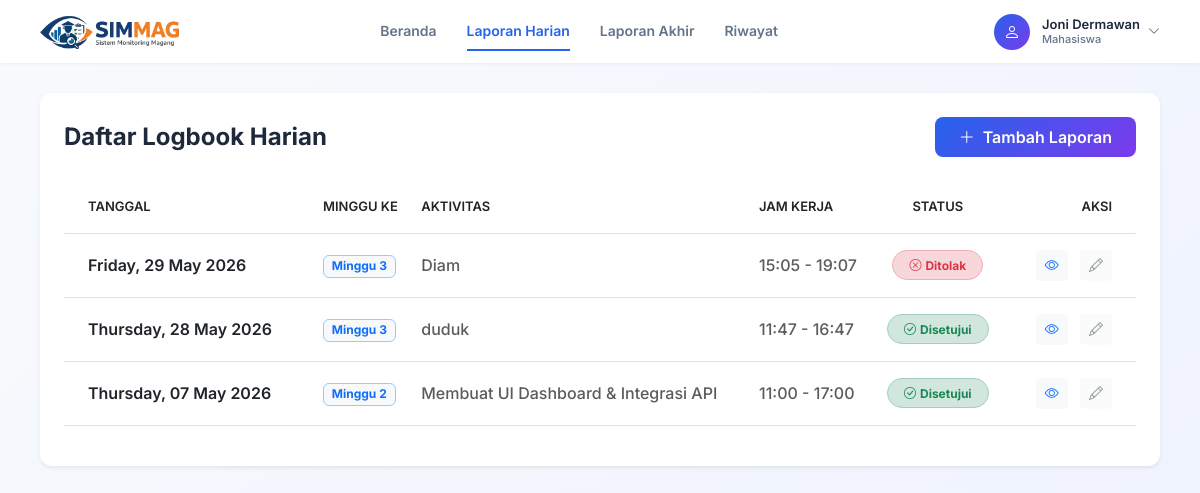
Page /mahasiswa/laporan_harian.php (signed in) on the committed database.
### tables this page shows
CREATE TABLE `mahasiswa` (
  `id_mahasiswa` int(11) NOT NULL,
  `NIM` varchar(20) NOT NULL,
  `nama` varchar(100) NOT NULL,
  `email` varchar(100) NOT NULL,
  `prodi` varchar(100) NOT NULL,
  `password` varchar(255) NOT NULL,
  `no_hp` varchar(20) DEFAULT NULL
);

CREATE TABLE `laporan_harian` (
  `id_laporan_harian` int(11) NOT NULL,
  `id_mahasiswa` int(11) NOT NULL,
  `kegiatan` text NOT NULL,
  `file_pendukung` varchar(255) DEFAULT NULL,
  `tanggal_submit` datetime NOT NULL DEFAULT current_timestamp(),
  `status` varchar(50) DEFAULT 'menunggu',
  `catatan_dosen` text DEFAULT NULL,
  `id_pendaftaran` int(11) DEFAULT NULL,
  `minggu_ke` int(11) DEFAULT NULL,
  `jam_masuk` time DEFAULT NULL,
  `jam_keluar` time DEFAULT NULL
);

### mahasiswa/laporan_harian.php (the view, shortened to what this page needs)
<?php
$user = $_SESSION['user'];
$db = new Database();
$conn = $db->getConnection();
$page = "laporan_harian";
$stmt = $conn->prepare("SELECT * FROM mahasiswa WHERE id_mahasiswa = ?");
$stmt->execute([$user['id']]);
$mahasiswa = $stmt->fetch(PDO::FETCH_ASSOC);
$nama_mahasiswa = $mahasiswa['nama'];
$stmtPendaftaran = $conn->prepare("SELECT * FROM pendaftaran_magang WHERE id_mahasiswa = ? ORDER BY id_pendaftaran DESC LIMIT 1");
$stmtPendaftaran->execute([$user['id']]);
$pendaftaran = $stmtPendaftaran->fetch(PDO::FETCH_ASSOC);
$id_pendaftaran = $pendaftaran['id_pendaftaran'];
$stmtLogbook = $conn->prepare("SELECT * FROM laporan_harian WHERE id_pendaftaran = ? ORDER BY tanggal_submit DESC");
$stmtLogbook->execute([$id_pendaftaran]);
$data_logbook = $stmtLogbook->fetchAll(PDO::FETCH_ASSOC);
?>
<!DOCTYPE html>
<html lang="id">
<head>
    <link href="https://cdn.jsdelivr.net/npm/bootstrap@5.3.0/dist/css/bootstrap.min.css" rel="stylesheet">
    <link href="https://cdn.jsdelivr.net/npm/bootstrap-icons/font/bootstrap-icons.css" rel="stylesheet">
    <link rel="stylesheet" href="assets/css/mahasiswa_navbar.css">
    <link rel="stylesheet" href="assets/css/mahasiswa.css">
    <link rel="stylesheet" href="assets/css/beranda.css">
</head>
<body>
    <div class="top-navbar">
        <div class="navbar-brand">
            <img src="assets/logo.png" alt="SIMMAG">
        </div>
        <div class="nav-center">
            <a href="magang_aktif.php" class="<?= ($page == 'magang_aktif') ? 'active' : '' ?>">Beranda</a>
            <a href="laporan_harian.php" class="<?= ($page == 'laporan_harian') ? 'active' : '' ?>">Laporan Harian</a>
            <a href="laporan_akhir.php" class="<?= ($page == 'laporan_akhir') ? 'active' : '' ?>">Laporan Akhir</a>
            <a href="riwayat.php" class="<?= ($page == 'riwayat') ? 'active' : '' ?>">Riwayat</a>
        </div>
        <div class="nav-right">
            <div class="profile-section">
                <div class="profile-wrapper">
                    <div class="profile-info" id="profileToggle" style="cursor:pointer;">
                        <div class="profile-avatar"><i class="bi bi-person"></i></div>
                        <div class="profile-text">
                            <div class="name"><?= $nama_mahasiswa ?></div>
                            <div class="role">Mahasiswa</div>
                        </div>
                        <i class="bi bi-chevron-down ms-2 text-muted" style="font-size: 12px;"></i>
                    </div>
                </div>
            </div>
        </div>
    </div>
    <div class="main-container">
        <div class="card p-4 border-0 shadow-sm" style="border-radius: 12px;">
            <div class="d-flex justify-content-between align-items-center mb-4">
                <h4 class="mb-0 fw-bold" style="color: #1e293b;">Daftar Logbook Harian</h4>
                <button class="btn btn-primary px-4 py-2 fw-semibold" style="border-radius: 8px; background: linear-gradient(135deg, #2563eb, #7c3aed); border: none;" data-bs-toggle="modal" data-bs-target="#modalTambah">
                    <i class="bi bi-plus-lg me-2"></i>Tambah Laporan
                </button>
            </div>
            <div class="table-responsive">
                <table class="table table-hover align-middle">
                    <thead style="background-color: #f8fafc; color: #64748b; font-size: 13px; text-transform: uppercase;">
                        <tr>
                            <th class="py-3 px-4 rounded-start" style="font-weight: 600;">Tanggal</th>
                            <th class="py-3" style="font-weight: 600;">Minggu Ke</th>
                            <th class="py-3" style="font-weight: 600;">Aktivitas</th>
                            <th class="py-3" style="font-weight: 600;">Jam Kerja</th>
                            <th class="py-3 text-center" style="font-weight: 600;">Status</th>
                            <th class="py-3 px-4 rounded-end text-end" style="font-weight: 600;">Aksi</th>
                        </tr>
                    </thead>
                    <tbody>
                        <?php foreach ($data_logbook as $log): ?>
                        <tr>
                            <td class="px-4 py-3">
                                <div class="fw-semibold text-dark"><?= date('l, d F Y', strtotime($log['tanggal_submit'])) ?></div>
                            </td>
                            <td class="py-3">
                                <span class="badge bg-light text-primary border border-primary-subtle">Minggu <?= $log['minggu_ke'] ?></span>
                            </td>
                            <td class="py-3 text-muted"><?= $log['kegiatan'] ?></td>
                            <td class="py-3 text-muted"><?= substr($log['jam_masuk'], 0, 5) ?> - <?= substr($log['jam_keluar'], 0, 5) ?></td>
                            <td class="py-3 text-center">
                                <?php if ($log['status'] == 'Disetujui'): ?>
                                    <span class="badge bg-success-subtle text-success border border-success-subtle px-3 py-2 rounded-pill"><i class="bi bi-check-circle me-1"></i>Disetujui</span>
                                <?php elseif ($log['status'] == 'Ditolak'): ?>
                                    <span class="badge bg-danger-subtle text-danger border border-danger-subtle px-3 py-2 rounded-pill"><i class="bi bi-x-circle me-1"></i>Ditolak</span>
                                <?php else: ?>
                                    <span class="badge bg-warning-subtle text-warning border border-warning-subtle px-3 py-2 rounded-pill"><i class="bi bi-clock me-1"></i>Menunggu</span>
                                <?php endif; ?>
                            </td>
                            <td class="px-4 py-3 text-end">
                                <button class="btn btn-sm btn-light text-primary me-2" data-bs-toggle="modal" data-bs-target="#modalView<?= $log['id_laporan_harian'] ?>" title="Detail"><i class="bi bi-eye"></i></button>
                                <?php if ($log['status'] == 'Menunggu'): ?>
                                    <button class="btn btn-sm btn-light text-primary" data-bs-toggle="modal" data-bs-target="#modalEdit<?= $log['id_laporan_harian'] ?>" title="Edit"><i class="bi bi-pencil"></i></button>
                                <?php else: ?>
                                    <button class="btn btn-sm btn-light text-muted" disabled title="Tidak bisa diedit (<?= $log['status'] ?>)"><i class="bi bi-pencil"></i></button>
                                <?php endif; ?>
                            </td>
                        </tr>
                        <?php endforeach; ?>
                    </tbody>
                </table>
            </div>
        </div>
    </div>
</body>
</html>

### mahasiswa/assets/css/mahasiswa_navbar.css (style rules this page uses)
body { font-family: 'Inter', sans-serif; background: linear-gradient(135deg, #f8fafc 0%, #eef2ff 100%); color: #1e293b; min-height: 100vh; margin: 0; padding: 0; }
.top-navbar { background-color: #ffffff; padding: 12px 40px; display: flex; align-items: center; justify-content: space-between; box-shadow: 0 1px 3px rgba(0,0,0,0.05); }
.navbar-brand img { height: 35px; }
.nav-center { display: flex; gap: 30px; }
.nav-center a { color: #64748b; text-decoration: none; font-weight: 600; font-size: 14px; padding: 8px 0; border-bottom: 2px solid transparent; transition: all 0.2s; }
.nav-center a:hover, .nav-center a.active { color: #2563eb; border-bottom: 2px solid #2563eb; }
.nav-right { display: flex; align-items: center; gap: 20px; }
.profile-section { display: flex; align-items: center; margin-left: 15px; }
.profile-info { display: flex; align-items: center; }
.profile-avatar { width: 36px; height: 36px; border-radius: 50%; background: linear-gradient(135deg, #2563eb, #7c3aed); color: white; display: flex; align-items: center; justify-content: center; font-size: 16px; margin-right: 12px; }
.profile-text { line-height: 1.2; }
.profile-text .name { font-weight: 600; font-size: 13px; color: #1e293b; }
.profile-text .role { font-size: 11px; color: #64748b; }
.profile-wrapper { position: relative; }
.main-container { padding: 30px 40px; max-width: 1400px; margin: 0 auto; }

### mahasiswa/assets/css/mahasiswa.css (style rules this page uses)
body { font-family: 'Inter', sans-serif; font-weight: 500; background: linear-gradient(135deg, #f8fafc 0%, #eef2ff 100%); min-height: 100vh; }
h2, h3, h4 { font-weight: 700; color: #1e293b; }
.profile-section { display: flex; align-items: center; }
.profile-info { display: flex; align-items: center; }
.profile-avatar { width: 36px; height: 36px; border-radius: 50%; background: linear-gradient(135deg, #2563eb, #7c3aed); color: white; display: flex; align-items: center; justify-content: center; font-size: 16px; margin-right: 12px; }
.profile-text { line-height: 1.2; }
.profile-text .name { font-weight: 600; font-size: 13px; color: #1e293b; }
.profile-text .role { font-size: 11px; color: #64748b; }
.profile-wrapper { position: relative; }

### rows in the picture
mahasiswa: nama "Joni Dermawan"
laporan_harian: tanggal_submit "Friday, 29 May 2026", minggu_ke "3", kegiatan "Diam", jam_masuk "15:05", jam_keluar "19:07", status "Ditolak" (drawn)
laporan_harian: tanggal_submit "Thursday, 28 May 2026", minggu_ke "3", kegiatan "duduk", jam_masuk "11:47", jam_keluar "16:47", status "Disetujui" (drawn)
laporan_harian: tanggal_submit "Thursday, 07 May 2026", minggu_ke "2", kegiatan "Membuat UI Dashboard & Integrasi API", jam_masuk "11:00", jam_keluar "17:00", status "Disetujui" (drawn)
